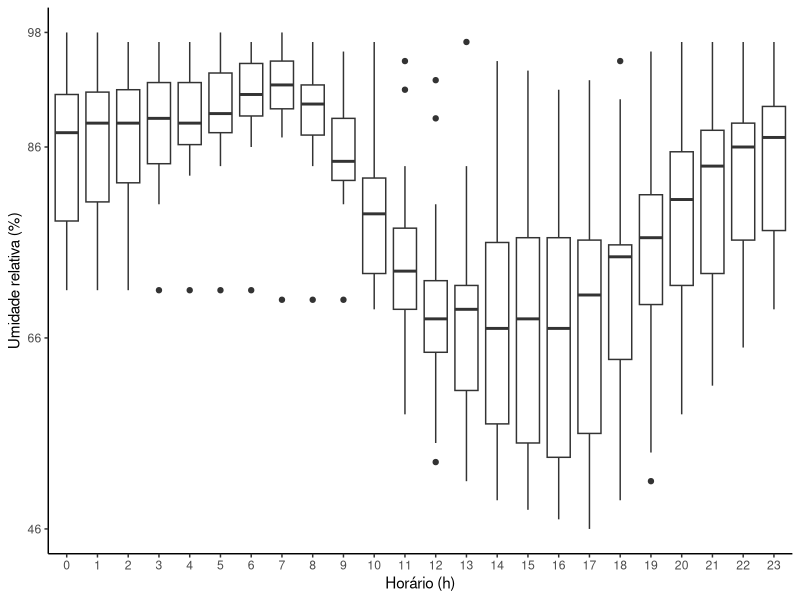
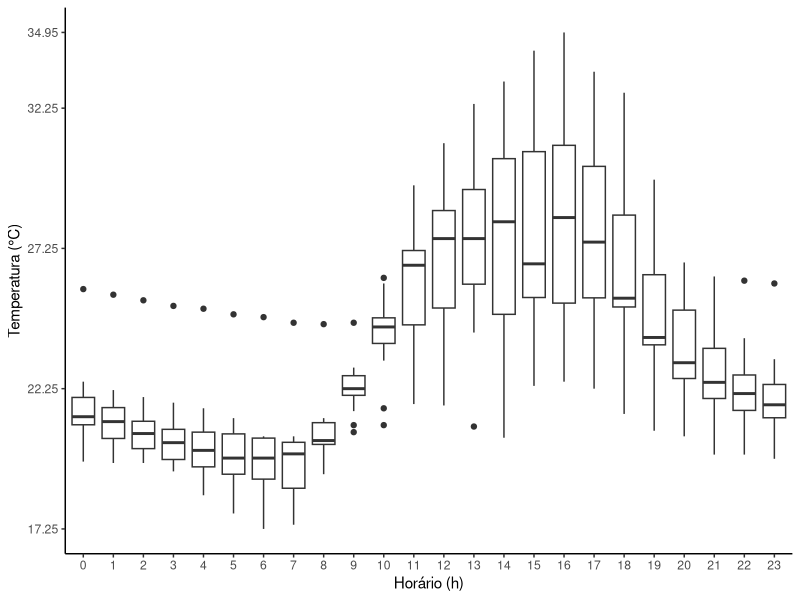

The R source for these figures, in order:
## ---- chunk 1
library(tidyverse)
## ---- chunk 2
louise <- 
read_csv2("jardim-louise-28fev2024-for-r.csv",
         col_types="fcdd")
## ---- chunk 3
louise <- 
louise |> 
  mutate(date=ymd_hms(date,
                      tz="America/Sao_Paulo"))
## ---- chunk 4
louise <- 
  louise |> 
  mutate(hora=as_factor(hour(date)))
## ---- chunk 5
louise |> 
  ggplot(aes(hora, humidpc))+
  geom_boxplot()+
  scale_y_continuous(breaks=c(seq(min(louise$humidpc),
                                  max(louise$humidpc),
                                  20),
                              max(louise$humidpc)))+
  theme_classic()+
  labs(x="Horário (h)",
       y="Umidade relativa (%)")
## ---- chunk 6
louise |> 
  ggplot(aes(hora, tempc))+
  geom_boxplot()+
  scale_y_continuous(breaks=c(seq(min(louise$tempc),
                                  max(louise$tempc),
                                  5),
                              max(louise$tempc)))+
  theme_classic()+
  labs(x="Horário (h)",
       y="Temperatura (°C)")
